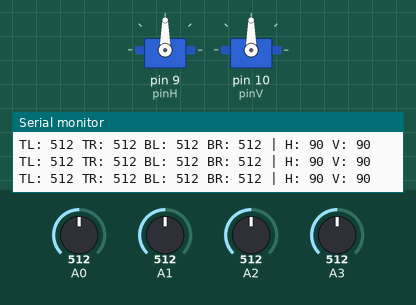
Recording of a sketch running on a simulated Arduino Uno, built with avr-gcc and run on an emulated ATmega328P. Parts: 2 × servo, the last lines printed to the serial monitor. Inputs (shaded band) come from the test bench; at power-on: A0 = 512, A1 = 512, A2 = 512, A3 = 512.

Above: at 1.2 s.
1.3 s: A0 set to 613
4.3 s: A0 set to 630
At 5.43 s:
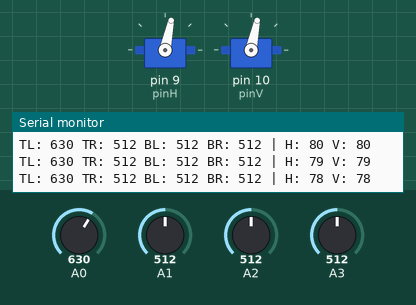
7.3 s: A1 set to 740
At 9.8 s:
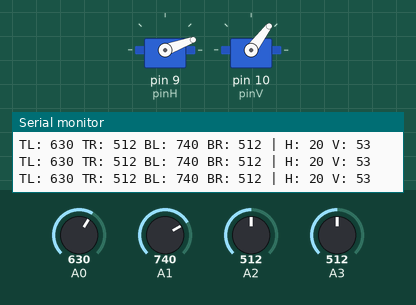
10.3 s: A1 set to 763
At 11.48 s:
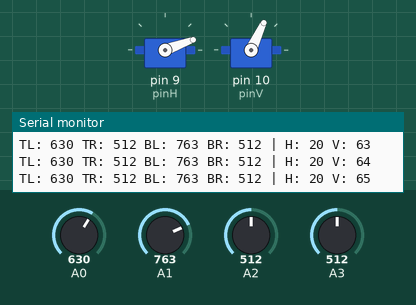
13.3 s: A2 set to 992
16.3 s: A3 set to 538
19.0 s: A3 set to 559
At 19.31 s:
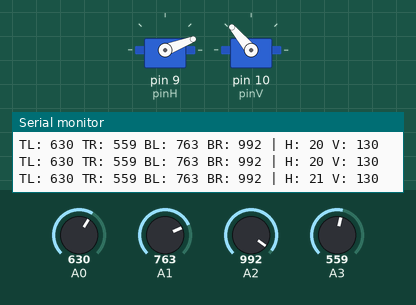
Timing chart, 0 to 25.2 s (numbered marks = the images above; inputs shaded):
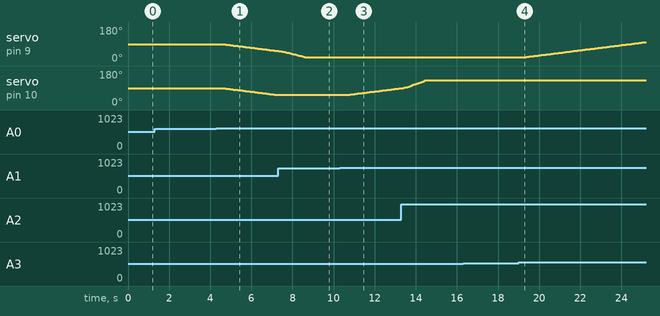

The sketch:

DualAxisSolarTracker.ino
```cpp
#include <Servo.h>

Servo servoH;
Servo servoV;

// Servo pins
int pinH = 9;
int pinV = 10;

// LDR pins
int TL = A0;
int TR = A3;
int BL = A1;
int BR = A2;

int posH = 90;
int posV = 90;

// Tuning
int tolerance = 5;
float smoothing = 0.15;

float errH_f = 0;
float errV_f = 0;

int readLDR(int pin) {
  int sum = 0;
  for (int i = 0; i < 5; i++) {
    sum += analogRead(pin);
    delay(2);
  }
  return sum / 5;
}

void setup() {
  servoH.attach(pinH);
  servoV.attach(pinV);

  servoH.write(posH);
  servoV.write(posV);

  Serial.begin(9600);
}

void loop() {
  int tl = readLDR(TL);
  int tr = readLDR(TR);
  int bl = readLDR(BL);
  int br = readLDR(BR);

  if (tl < 50) tl = tr;
  if (tr < 50) tr = tl;
  if (bl < 50) bl = br;
  if (br < 50) br = bl;

  int left   = (tl + bl) / 2;
  int right  = (tr + br) / 2;
  int top    = (tl + tr) / 2;
  int bottom = (bl + br) / 2;

  float errH = (right - left) * 100.0 / (left + right + 1);
  float errV = (bottom - top) * 100.0 / (top + bottom + 1);

  errH_f = (1 - smoothing) * errH_f + smoothing * errH;
  errV_f = (1 - smoothing) * errV_f + smoothing * errV;

  if (abs(errH_f) > tolerance) {
    int stepH = constrain(errH_f / 5, -4, 4);
    posH += stepH;
  }

  if (abs(errV_f) > tolerance) {
    int stepV = constrain(errV_f / 5, -4, 4);
    posV += stepV;
  }

  posH = constrain(posH, 20, 160);
  posV = constrain(posV, 50, 130);

  servoH.write(posH);
  servoV.write(posV);

  Serial.print("TL: "); Serial.print(tl);
  Serial.print(" TR: "); Serial.print(tr);
  Serial.print(" BL: "); Serial.print(bl);
  Serial.print(" BR: "); Serial.print(br);

  Serial.print(" | H: "); Serial.print(posH);
  Serial.print(" V: "); Serial.println(posV);

  delay(30);
}
```

Measured:
- the behaviour switches between 621 and 622 on A0 (found by bisection; images 0 and 1)
- the behaviour switches between 751 and 752 on A1 (found by bisection; images 2 and 3)
- the behaviour switches between 547 and 548 on A3 (found by bisection; images 3 and 4)
- after the input at 4.3 s, servo on pin 9 (pinH), servo on pin 10 (pinV): moves from 90° to 53° over 2.7 s, starting after 0.31 s
- after the input at 7.3 s, servo on pin 10 (pinV): stays 53° (without the input it goes to 52° after 0.05 s)
- after the input at 10.3 s, servo on pin 10 (pinV): moves from 53° to 89° over 2.6 s, starting after 0.37 s
- after the input at 19.0 s, servo on pin 9 (pinH): moves from 20° to 100° over 5.8 s, starting after 0.30 s
